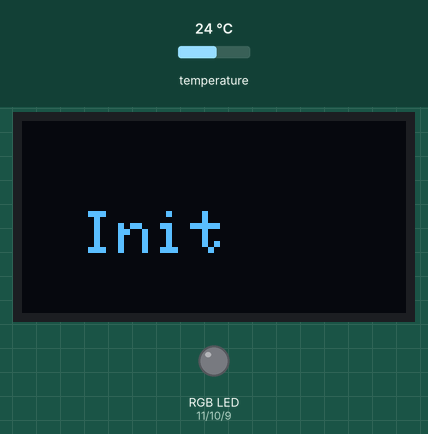
A program run on a simulated Arduino Uno, built with avr-gcc and run on an emulated ATmega328P. On the bench: 128×64 one-colour display, an RGB LED mixed from three pins (HIGH = lit). The inputs (shaded band) are chosen by the test bench; at power-on: temperature 24 °C. Dim RGB values are drawn brighter than linear; what the program prints to the serial monitor is not drawn.

Above: at 3.1 s.
At 4.4 s:
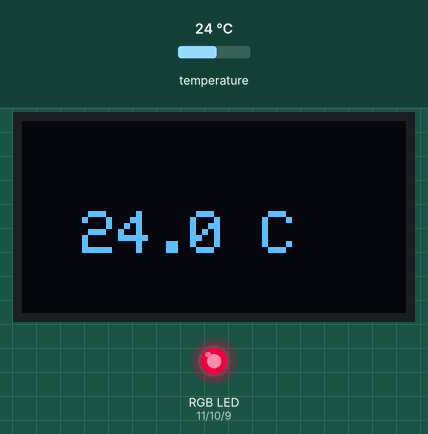
4.5 s: temperature set to 12 °C
At 6.8 s:
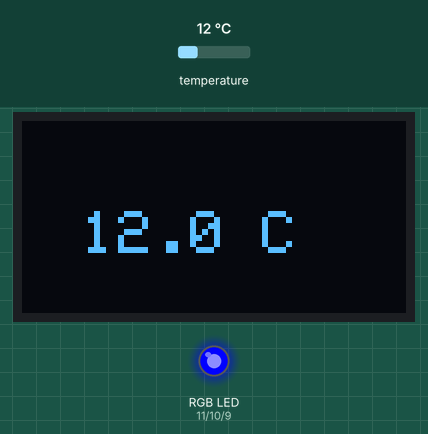
7.1 s: temperature set to 19 °C
At 7.9 s:
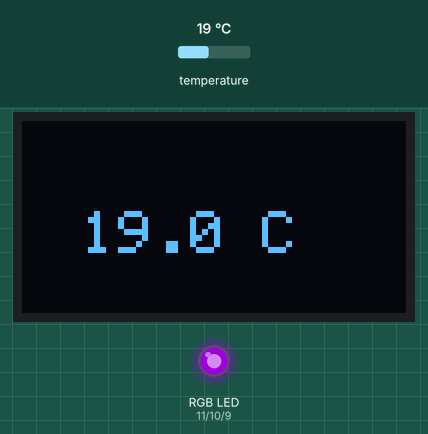
9.6 s: temperature set to 33 °C
At 12.5 s:
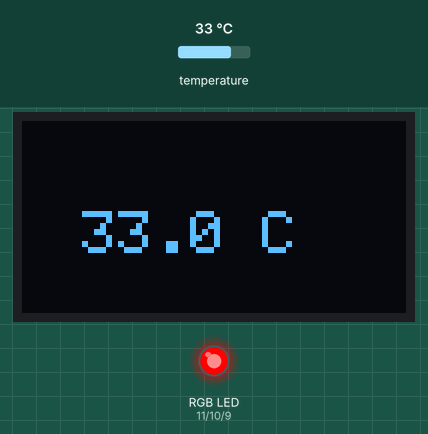
Timing chart, 0 to 14.0 s (numbered marks = the images above; inputs shaded):
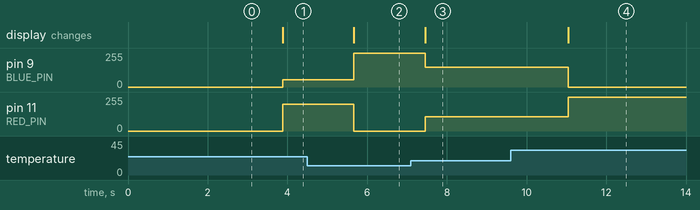

Measured:
- after the input at 4.5 s, pin 9 (BLUE_PIN): 54/255 → 255/255 after 1.2 s; pin 11 (RED_PIN): 200/255 → 0/255 after 1.2 s; the display: changes after 1.2 s (image 2)
- after the input at 7.1 s, pin 9 (BLUE_PIN): 255/255 → 148/255 after 0.36 s; pin 11 (RED_PIN): 0/255 → 106/255 after 0.36 s; the display: changes after 0.36 s (image 3)
- after the input at 9.6 s, pin 9 (BLUE_PIN): 148/255 → 0/255 after 1.4 s; pin 11 (RED_PIN): 106/255 → 254/255 after 1.4 s; the display: changes after 1.4 s (image 4)

The program:

main.cpp
```cpp
// I2C OLED 0.96″ 128×64
#include <SPI.h>
#include <Wire.h>
#include <Adafruit_GFX.h>
#include <Adafruit_SSD1306.h>

// DS18B20
#include <OneWire.h>
#include <DallasTemperature.h>

// Oled inits ===================================================================
// ==============================================================================
#define SCREEN_WIDTH 128 // OLED display width, in pixels
#define SCREEN_HEIGHT 64 // OLED display height, in pixels

// Declaration for an SSD1306 display connected to I2C (SDA, SCL pins)
#define OLED_RESET 4 // Reset pin # (or -1 if sharing Arduino reset pin)

Adafruit_SSD1306 display(SCREEN_WIDTH, SCREEN_HEIGHT, &Wire, OLED_RESET);
// ==============================================================================

// DS18B20 inits ================================================================
// ==============================================================================
#define ONE_WIRE_BUS 2

// Create a new instance of the oneWire class to communicate with any OneWire device:
OneWire oneWire(ONE_WIRE_BUS);

// Pass the oneWire reference to DallasTemperature library:
DallasTemperature sensors(&oneWire);

DeviceAddress temp_sensor_address;
// ==============================================================================

// LED inits ================================================================
// ==============================================================================
#define RED_PIN 11
#define GREEN_PIN 10
#define BLUE_PIN 9
#define TEMP_MIN 16.0f
#define TEMP_MAX 30.0f

// ==============================================================================

void print_serial(float temp)
{
  // Print the temperature in Celsius in the Serial Monitor:
  Serial.print("Temperature: ");
  Serial.print(temp);
  Serial.print(" \xC2\xB0"); // shows degree symbol
  Serial.print("C\n");
}

void print_text(String text = "Init")
{
  display.clearDisplay();
  display.setTextSize(2);      // The fontsize
  display.setTextColor(WHITE); // Draw white text
  display.setCursor(20, 30);   // Start at top-left corner
  display.print(text);         //the text
  display.display();           //call to display
}

void set_led(float temp)
{
  float temp_diff = TEMP_MAX - TEMP_MIN;

  if (temp >= TEMP_MAX)
    temp = TEMP_MAX;

  if (temp <= TEMP_MIN)
    temp = TEMP_MIN;

  float scaled_temp = (temp - TEMP_MIN) / (TEMP_MAX - TEMP_MIN) * temp_diff;

  if (scaled_temp <= 0)
  {
    analogWrite(RED_PIN, 0);
    analogWrite(GREEN_PIN, 0);
    analogWrite(BLUE_PIN, 255);
    return;
  }

  // Linear change
  // int red_value = (int)(255.0 / temp_diff * scaled_temp + 0);
  // int blue_value = (int)(-255.0 / temp_diff * scaled_temp + 255);

  // Logarithmic change
  double base = pow(temp_diff, (1.0 / 255.0));

  int red_value = (int)(log(scaled_temp) / log(base));
  int blue_value = (int)(abs(log(scaled_temp) / log(base) - 255.0));

  // Serial.println(scaled_temp);
  // Serial.println(red_value);
  // Serial.println(blue_value);

  analogWrite(RED_PIN, red_value);
  analogWrite(GREEN_PIN, 0);
  analogWrite(BLUE_PIN, blue_value);
}

void setup()
{
  Serial.begin(9600);
  // SSD1306_SWITCHCAPVCC = generate display voltage from 3.3V internally
  if (!display.begin(SSD1306_SWITCHCAPVCC, 0x3C))
  { // Address 0x3D for 128x64
    Serial.println(F("SSD1306 allocation failed"));
    for (;;)
      ; // Don't proceed, loop forever
  }
  // Clear the buffer
  display.clearDisplay();
  print_text();
  delay(1500);

  sensors.begin();
  if (!sensors.getAddress(temp_sensor_address, 0))
    Serial.println("Unable to find address for Device 0");
  delay(1500);

  pinMode(RED_PIN, OUTPUT);
  pinMode(GREEN_PIN, OUTPUT);
  pinMode(BLUE_PIN, OUTPUT);
}

void loop()
{
  // Send the command for all devices on the bus to perform a temperature conversion:
  sensors.requestTemperatures();

  // Fetch the temperature in degrees Celsius for device index:
  float tempC = sensors.getTempCByIndex(0); // the index 0 refers to the first device
  String tempStr = String(tempC, 1) + " C";

  print_serial(tempC);
  print_text(tempStr);
  set_led(tempC);

  delay(1000);
}
```
